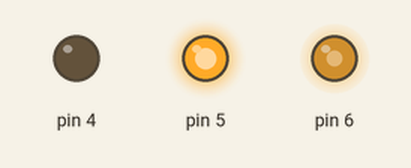
This sketch was run on a simulated Arduino Uno, built with avr-gcc and run on an emulated ATmega328P. On the bench: output pins drawn as LEDs (lit = HIGH).

Above: at 0.1 s.
Timing chart, 0 to 1.6 s (numbered marks = the images above):
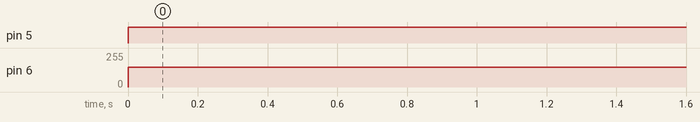

Measured:
- by itself, pin 5: LOW → HIGH at 0.00 s
- by itself, pin 6: 0/255 → 150/255 at 0.00 s

The sketch:

MotorControl.ino
```cpp
void setup() {
  // put your setup code here, to run once:
  pinMode(6, OUTPUT);
  pinMode(5, OUTPUT);
  pinMode(4, OUTPUT);
}

void loop() {
  // put your main code here, to run repeatedly:
  analogWrite(6,150);
  digitalWrite(5, HIGH);
  digitalWrite(4, LOW);
}
```
